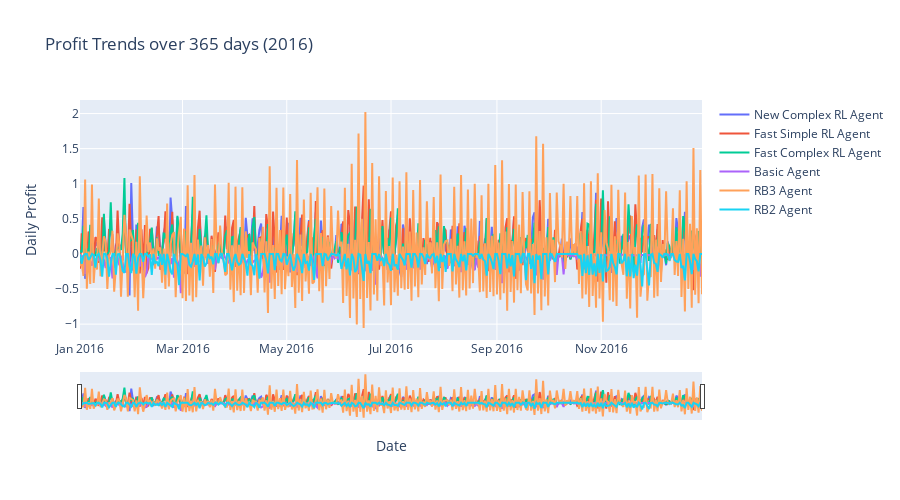

The notebook cell saved with this chart:
### Code cell
import plotly.graph_objs as go

# Create the time axis
dates = pd.date_range(start='2016-01-01', end='2016-12-31', freq='D')

# Create traces for each bank type
trace1 = go.Scatter(x=dates, y=NEW_COMPLEX_BANKS, name='New Complex RL Agent')
trace2 = go.Scatter(x=dates, y=FAST_SIMPLE_BANKS, name='Fast Simple RL Agent')
trace3 = go.Scatter(x=dates, y=FAST_COMPLEX_BANKS, name='Fast Complex RL Agent')
trace4 = go.Scatter(x=dates, y=BASIC_BANKS, name='Basic Agent')
trace5 = go.Scatter(x=dates, y=RB3_BANKS, name='RB3 Agent')
trace6 = go.Scatter(x=dates, y=RB2_BANKS, name='RB2 Agent')

# Create the figure layout
layout = go.Layout(title='Profit Trends over 365 days (2016)', xaxis={'title': 'Date'},
                   yaxis={'title': 'Daily Profit'}, height=500, hovermode='closest',
                   xaxis_rangeslider_visible=True)

# Create the figure and add the traces
fig = go.Figure(data=[trace1, trace2, trace3, trace4, trace5, trace6], layout=layout)

# Display the figure
fig.show()

### Figure 1 — Plotly figure (JSON) as saved in the notebook; plotly's stock layout.template omitted (floating-point values rounded to 4 significant figures; data arrays with more than 128 entries replaced by an {"elided": "..."} marker saying what was removed)
{"data": [{"name": "New Complex RL Agent", "type": "scatter", "x": {"elided": "366 str values"}, "y": {"elided": "365 float values"}}, {"name": "Fast Simple RL Agent", "type": "scatter", "x": {"elided": "366 str values"}, "y": {"elided": "365 float values"}}, {"name": "Fast Complex RL Agent", "type": "scatter", "x": {"elided": "366 str values"}, "y": {"elided": "365 float values"}}, {"name": "Basic Agent", "type": "scatter", "x": {"elided": "366 str values"}, "y": {"elided": "365 float values"}}, {"name": "RB3 Agent", "type": "scatter", "x": {"elided": "366 str values"}, "y": {"elided": "365 float values"}}, {"name": "RB2 Agent", "type": "scatter", "x": {"elided": "366 str values"}, "y": {"elided": "365 float values"}}], "layout": {"height": 500, "hovermode": "closest", "title": {"text": "Profit Trends over 365 days (2016)"}, "xaxis": {"rangeslider": {"visible": true}, "title": {"text": "Date"}}, "yaxis": {"title": {"text": "Daily Profit"}}}}
